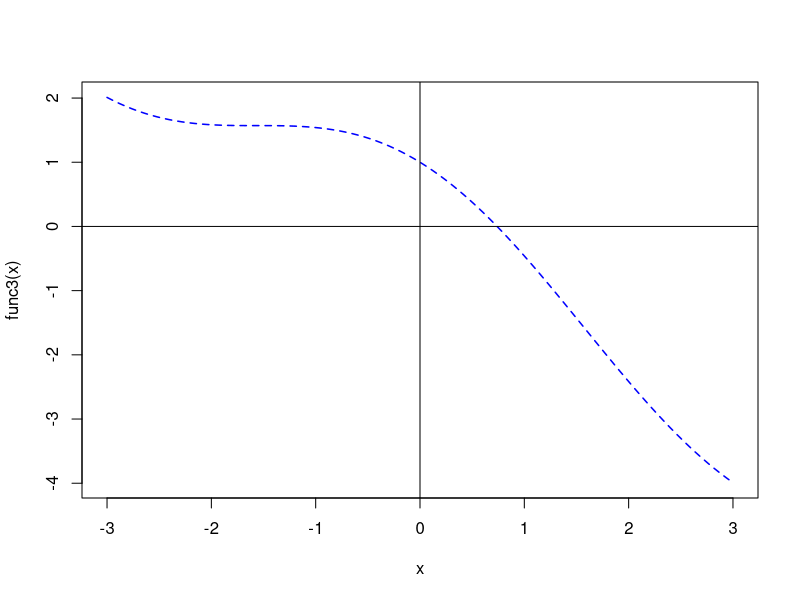

Recreate this plot in R.
## ---- chunk 1
# example function 
func3 <- function(q)  {
  cos(q) - q
}
# plot the function to see how the equation behaves 
# and determine the interval bounds for arguments used in secant.method
curve(func3, xlim=c(-3,3), col='blue', lwd=1.5, lty=2)
abline(h=0)
abline(v=0)

## ---- chunk 2
## secant method
secant.method <- function(f, x0, x1, tol = 1e-9, n = 500) {
  for (i in 1:n) {
    x2 <- x1 - f(x1) / ((f(x1) - f(x0)) / (x1 - x0)) # Calculate the new x value
    if (abs(x2 - x1) < tol) { 
      # If the difference between the new value and the previous 
      # value is small enough, end iteration and output root.
      return(x2)
    }
    # If the root was not determined in the previous iteration, 
    # update the values and proceed to the next iteration.
    x0 <- x1
    x1 <- x2 
  }
}
secant.method(func3,0,2)
## ---- chunk 3
##Newton-Raphson method
newton.raphson <- function(f, a, tol = 1e-9, n = 500) {
  x0 <- a # Set start value to supplied lower bound
for (i in 1:n) {
    dx <- -sin(x0) - 1 #f'(x0)
    x1 <- x0 - (f(x0) / dx) # Calculate next value x1
    if (abs(x1 - x0) < tol) {
      return(x1)
    }
    x0 <- x1
  }
}
newton.raphson(func3,0)

## ---- chunk 4
# time difference
newraphtim <- system.time(replicate(1e5,newton.raphson(func3,-5)))
secanttim <- system.time(replicate(1e5,secant.method(func3,-5,2)))
secanttim / newraphtim 
## ---- chunk 5
set.seed(100)

# crap function
crap <- function(){
  d2 <- 99 # impossible roll
  # 1st roll
  d1 <- sum(ceiling(6*runif(2)))
  if(d1 %in% c(7,11)){  #won
    cat(d1,"You won\n")
    return(1)
  }  else {
  while (d2 != d1) {
    d2 <- sum(ceiling(6*runif(2)))
    if(d2 == 7 | d2 == 11){ #lost
      cat(d1, d2, "You lost\n" )
      return(0)
      } else if(d2 == d1){ #won
        cat(d1, d2, "You won\n" )
        return(1)
        } 
  }
  }
}
replicate(3,crap())

## ---- chunk 6
# find a seed that will win ten straight games
seedfind <- NULL
for (i in 500:1000) {
  set.seed(i)
  capture.output(seedfind[i] <- sum(replicate(10,crap())))
}
which(seedfind == 10)
## ---- chunk 7
# show the output of the ten games
set.seed(880)
replicate(10,crap())
## ---- chunk 8
# find number of arguments for each functions
objs <- mget(ls("package:base"), inherits = TRUE)
funs <- Filter(is.function, objs)
args.number <- sapply(funs, function(x){length(formalArgs(x))})
max(args.number)
# find the function with the most arguments
funs[which.max(args.number)]
## ---- chunk 9
no.args <- (args.number == 0)
sum(no.args)
